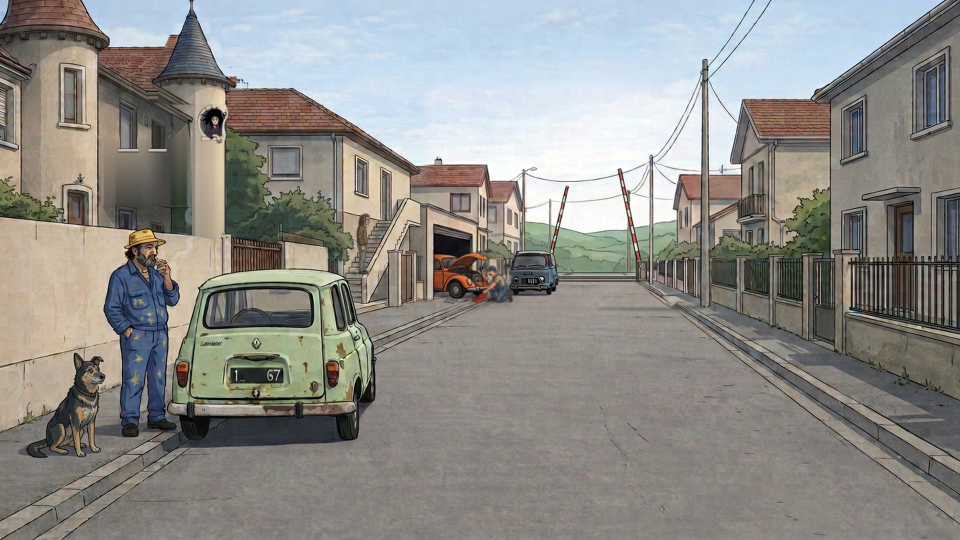
#> input picture assets/storyboards/a-valider/p01/p01-v17-retouche-v16.png, 1920 x 1080 px, found by its file name (shown at 1/2 size)
$ python p01_v19.py
#> lines starting #> are read from the running program, lines starting #| are printed output that depends on the picture; after the words box and inside, x2 and y2 are one past the last pixel; in counts of white or black regions, pixels touching at a corner belong together
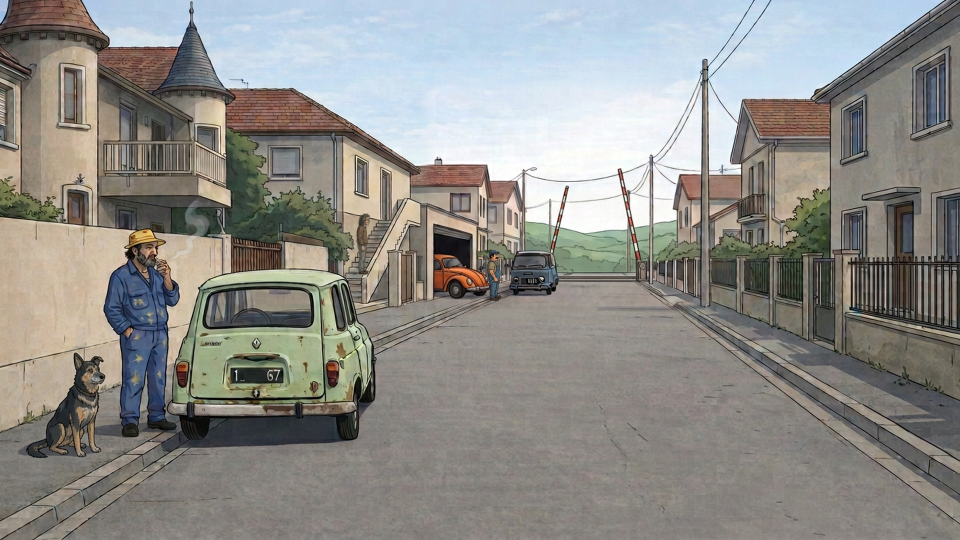
#> input picture assets/storyboards/a-valider/p01/p01-v13-montage-rev5.png, 1920 x 1080 px, found by its file name (shown at 1/2 size)
### tools/p01_v18.py
"""P01 v18 = v17 + retouches locales uniquement :
1) toit autour de la tourelle : restes de la surélévation (v16) corrigés avec le toit/ciel d'origine de v13 ;
2) (étapes suivantes) Estafette plus fidèle + logo Renault ; tourelle et sorcière un peu plus grandes, tête plus sortie.
Usage : python3 tools/p01_v18.py SORTIE.png"""
import os
import sys
import numpy as np
from PIL import Image, ImageDraw, ImageFilter

P = "assets/storyboards/a-valider/p01/"
V13 = P + "p01-v13-montage-rev5.png"
V17 = P + "p01-v17-retouche-v16.png"
S = 24  # surélévation de la tourelle faite en v16 (px)


# [8 lines left out: function _masque_tourelle_v16, not called in this run]


BASE = os.path.join(os.path.dirname(os.path.abspath(__file__)), '..', 'assets', 'storyboards', 'a-valider', 'p01')


def corrige_toit(a, o):
    """Restes du toit remonté avec la tourelle (v16), au-dessus des faîtages d'origine : bloc rouge ET son contour.
    Tout ce qui n'est ni le cône d'ardoise (forme pleine, traits fins exclus) ni du ciel est remplacé par le ciel
    de la même rangée."""
    from scipy import ndimage
    R, B = a[..., 0], a[..., 2]
    lum = a.mean(2)
    ardoise = ((B - R) > -8) & (lum < 160)
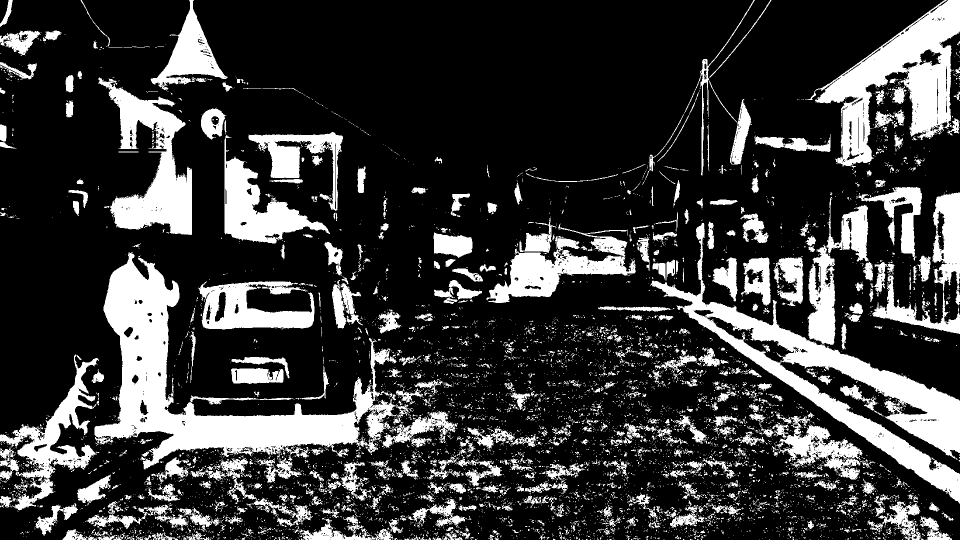
#> ardoise: shape (1080, 1920) bool (shown at 1/2 size); 22.5% white; 7683 white regions (7002 under 20 px), largest, box (x1, y1, x2, y2) and area: (189, 504, 819, 939) 69890, (1301, 446, 1920, 1007) 59932, (1610, 0, 1920, 337) 37194
    cone = ndimage.binary_opening(ardoise, structure=np.ones((5, 5)))      # forme pleine du cône (sans traits fins)
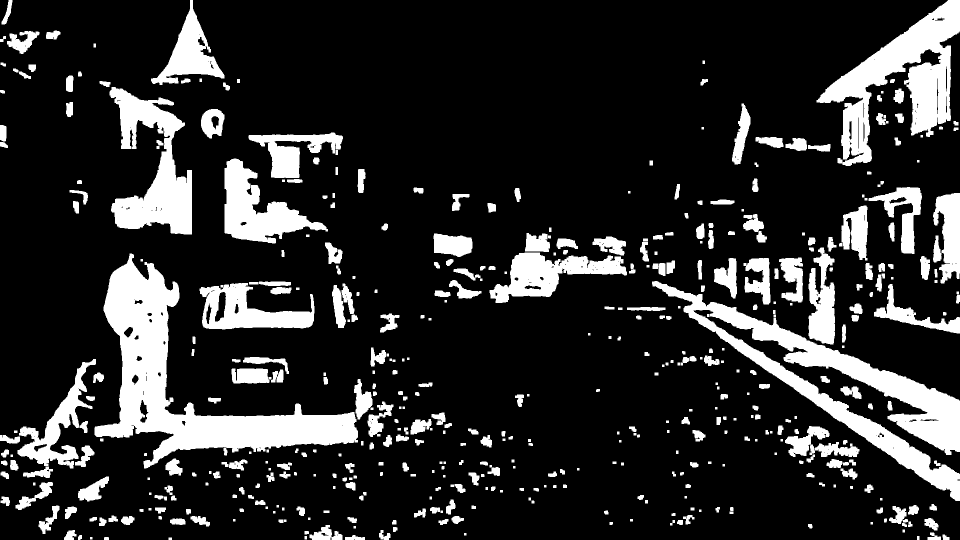
#> cone: shape (1080, 1920) bool (shown at 1/2 size); 17.2% white; 485 white regions, largest, box (x1, y1, x2, y2) and area: (189, 507, 716, 937) 60659, (1304, 562, 1920, 1002) 49262, (1633, 0, 1920, 332) 34746
    lab, _ = ndimage.label(cone)
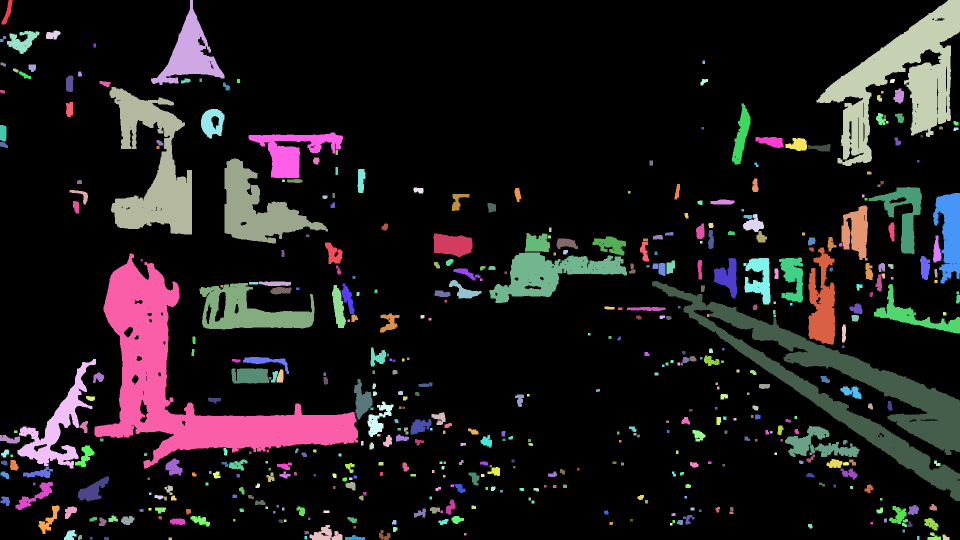
#> lab: shape (1080, 1920) int32 (shown at 1/2 size); 496 distinct labels, from 0 to 495; one colour per label, 0 black
    cone = lab == lab[100, 400]                                            # seule la composante du vrai cône
#> cone: shape (1080, 1920) bool; 0.42% white; 1 white region, box (x1, y1, x2, y2) and area: (302, 0, 449, 170) 8694
    cone = ndimage.binary_dilation(cone, iterations=2)                     # + son contour noir
#> cone: shape (1080, 1920) bool; 0.48% white; 1 white region, box (x1, y1, x2, y2) and area: (300, 0, 451, 172) 10012
    ciel_px = (lum > 175) & (B > R)
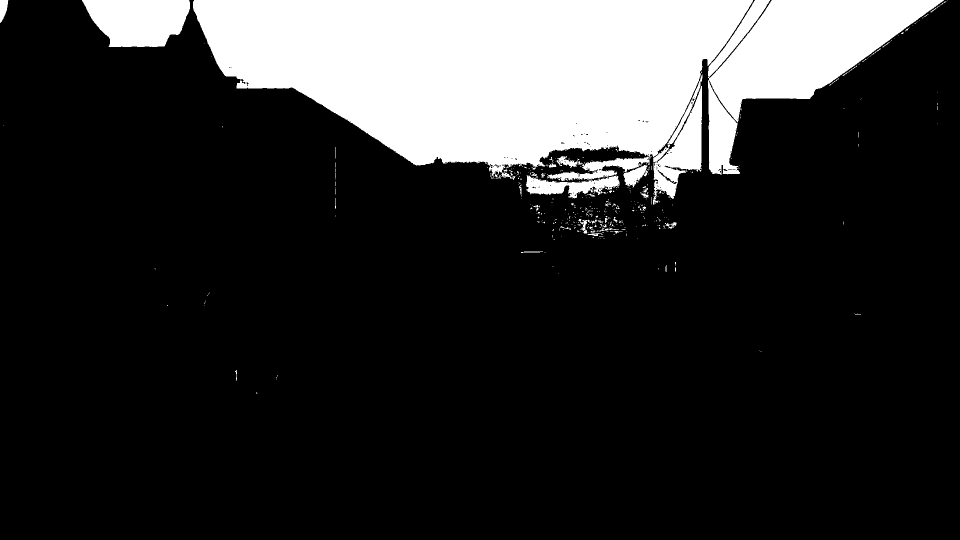
#> ciel_px: shape (1080, 1920) bool (shown at 1/2 size); 18.3% white; 429 white regions (383 under 20 px), largest, box (x1, y1, x2, y2) and area: (386, 0, 1506, 362) 275981, (1416, 0, 1888, 349) 66978, (164, 0, 380, 94) 15858
    for x0, x1, y0, y1, c0, c1 in ((318, 372, 40, 94, 255, 292),           # à gauche du cône (faîtage v13 ≈ y 95)
                                   (462, 484, 140, 177, 486, 530),
                                   (452, 462, 140, 158, 486, 530)):        # à droite de la corniche, jusqu'à l'antenne (v13 y est juste)
        z = np.zeros(R.shape, bool); z[y0:y1, x0:x1] = True
        m = z & ~cone & ~ciel_px
        m = ndimage.binary_dilation(m, iterations=1) & z & ~cone
        z_tout = z & ~cone                                     # toute la zone hors cône est reprise (raccord propre)
        o_ciel = ((o.mean(2) > 175) & (o[..., 2] > o[..., 0])) | (o.mean(2) < 110)   # v13 : ciel ou antenne
        for y in range(y0, y1):
            row = a[y, c0:c1]; ok = (row.mean(1) > 175) & (row[:, 2] > row[:, 0])
            c = np.median(row[ok], 0) if ok.any() else np.median(row, 0)
            for x in np.nonzero(z_tout[y])[0]:
                if o_ciel[y, x] and (x < 463 or y0 < 100 or True):
                    a[y, x] = o[y, x] if (m[y, x] or abs(a[y, x] - o[y, x]).mean() > 6) else a[y, x]
                else:
                    a[y, x] = c
#> this loop made 3 passes
#> pass 1, in corrige_toit, `m = z & ~cone & ~ciel_px`:
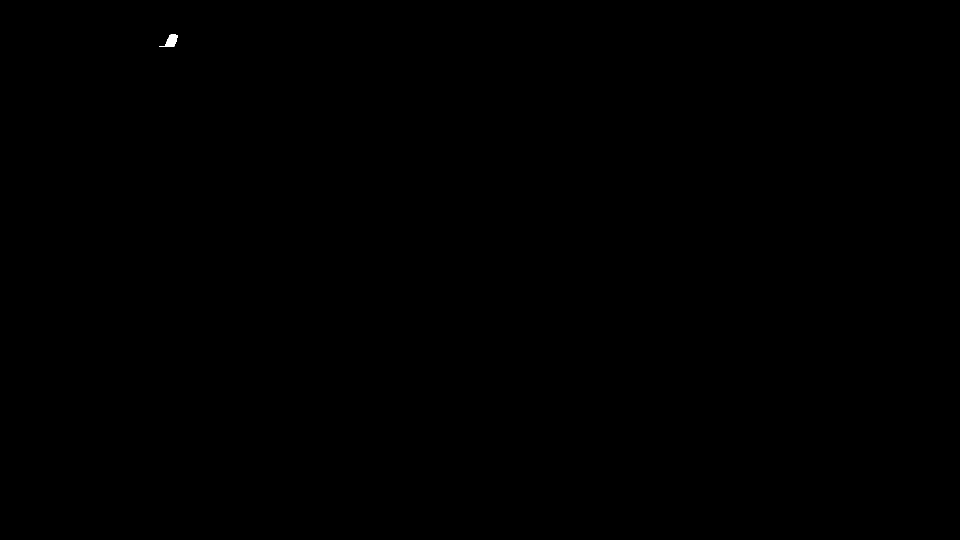
#> m: shape (1080, 1920) bool (shown at 1/2 size); 0.02% white; 1 white region, box (x1, y1, x2, y2) and area: (318, 69, 355, 94) 465
#> pass 1, in corrige_toit, `o_ciel = ((o.mean(2) > 175) & (o[..., 2] > o[..., 0])) | (o.mean(2) < ..`:
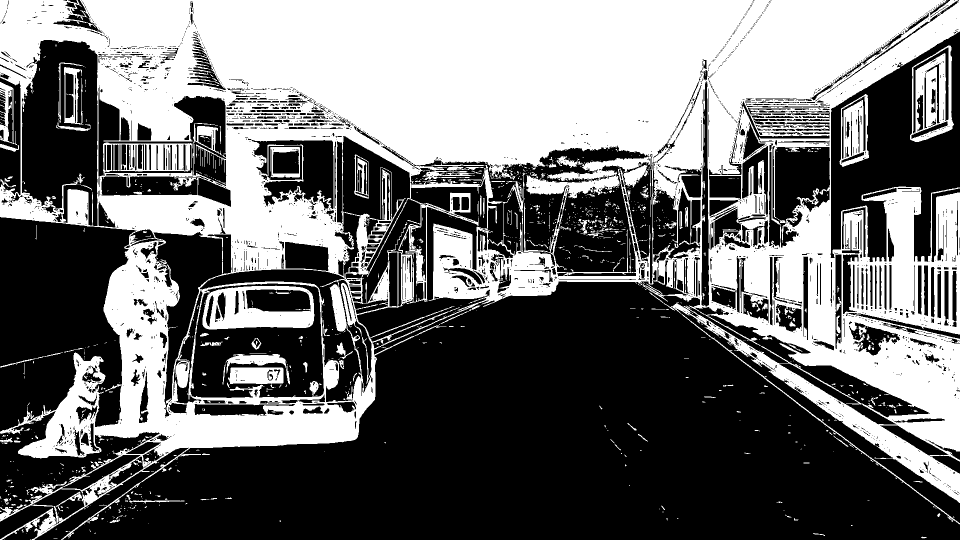
#> o_ciel: shape (1080, 1920) bool (shown at 1/2 size); 44.1% white; 1262 white regions (1076 under 20 px), largest, box (x1, y1, x2, y2) and area: (0, 0, 1920, 1080) 873061, (1820, 91, 1908, 284) 8520, (1679, 188, 1738, 334) 4844
#> after the loop: m: shape (1080, 1920) bool; 0% white; 1 white region, box (x1, y1, x2, y2) and area: (452, 152, 462, 158) 60
#> after the loop: z: shape (1080, 1920) bool; 0.01% white; 1 white region, box (x1, y1, x2, y2) and area: (452, 140, 462, 158) 180
    return a


def estafette(a, flou=0.5):
    """Estafette refaite (avis v17) : vraie Renault Estafette de face + losange Renault, d'après P02 v2 / P03.
    Crop-edit work/v18-estafette-edit.png, détourée (work/v18-estafette-masque.png), mise à la largeur de
    l'ancienne (97 px, x 1020-1117), roues au même endroit (y 588)."""
    from scipy import ndimage
    from PIL import ImageFilter
    W = os.path.join(BASE, 'work')
#> (the run stopped early here; a loop or call above may not have finished)
